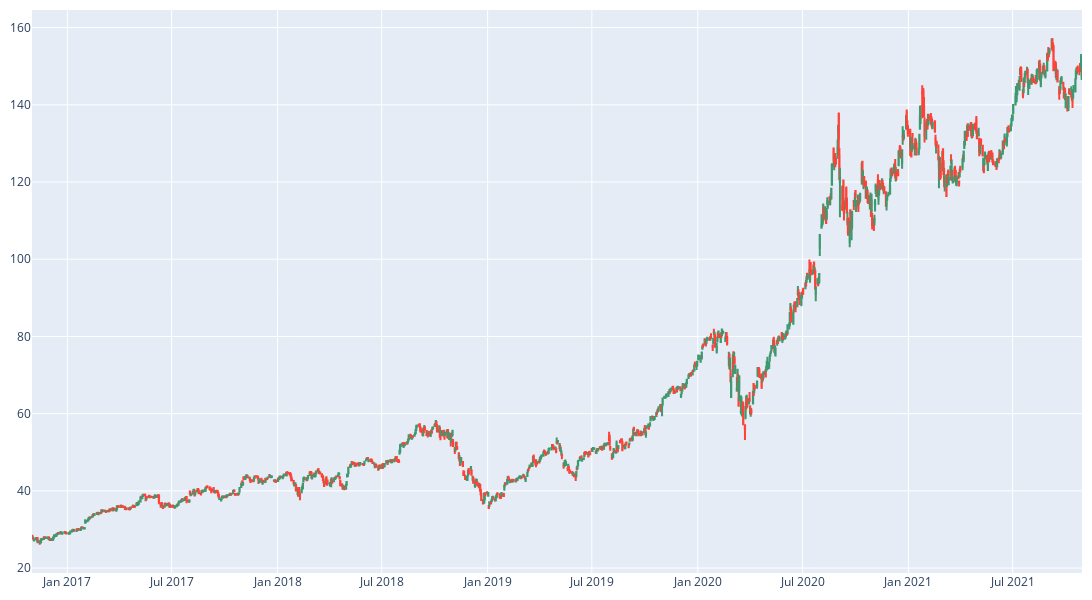

Notebook cell for this chart:
### Code cell
pl.plot_candlesticks(aapl_df)

### Figure 1 — Plotly figure (JSON) as saved in the notebook; plotly's stock layout.template omitted (floating-point values rounded to 4 significant figures; data arrays with more than 128 entries replaced by an {"elided": "..."} marker saying what was removed)
{"data": [{"close": {"elided": "1258 float values"}, "high": {"elided": "1258 float values"}, "low": {"elided": "1258 float values"}, "open": {"elided": "1258 float values"}, "type": "candlestick", "x": {"elided": "1258 str values"}}], "layout": {"height": 600, "margin": {"b": 10, "l": 10, "r": 10, "t": 10}, "width": 1200, "xaxis": {"rangeslider": {"visible": false}}}}
